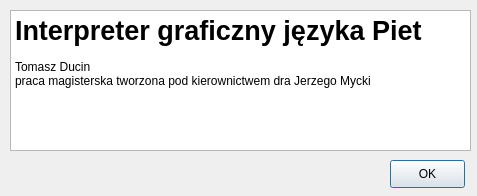
<ui version="4.0" >
 <class>AuthorDialog</class>
 <widget class="QDialog" name="AuthorDialog" >
  <property name="geometry" >
   <rect>
    <x>0</x>
    <y>0</y>
    <width>477</width>
    <height>196</height>
   </rect>
  </property>
  <property name="windowTitle" >
   <string>Dialog</string>
  </property>
  <widget class="QTextBrowser" name="textBrowser" >
   <property name="geometry" >
    <rect>
     <x>10</x>
     <y>10</y>
     <width>461</width>
     <height>141</height>
    </rect>
   </property>
   <property name="html" >
    <string>&lt;html>&lt;head>&lt;meta name="qrichtext" content="1" />&lt;style type="text/css">
p, li { white-space: pre-wrap; }
&lt;/style>&lt;/head>&lt;body style=" font-family:'Sans Serif'; font-size:9pt; font-weight:400; font-style:normal;">
&lt;p style=" margin-top:0px; margin-bottom:0px; margin-left:0px; margin-right:0px; -qt-block-indent:0; text-indent:0px;">&lt;span style=" font-size:20pt; font-weight:600;">Interpreter graficzny języka Piet&lt;/span>&lt;/p>
&lt;p style="-qt-paragraph-type:empty; margin-top:0px; margin-bottom:0px; margin-left:0px; margin-right:0px; -qt-block-indent:0; text-indent:0px;">&lt;/p>
&lt;p style=" margin-top:0px; margin-bottom:0px; margin-left:0px; margin-right:0px; -qt-block-indent:0; text-indent:0px;">Tomasz Ducin&lt;/p>
&lt;p style=" margin-top:0px; margin-bottom:0px; margin-left:0px; margin-right:0px; -qt-block-indent:0; text-indent:0px;">praca magisterska tworzona pod kierownictwem dra Jerzego Mycki&lt;/p>&lt;/body>&lt;/html></string>
   </property>
  </widget>
  <widget class="QPushButton" name="quitButton" >
   <property name="geometry" >
    <rect>
     <x>390</x>
     <y>160</y>
     <width>75</width>
     <height>28</height>
    </rect>
   </property>
   <property name="text" >
    <string>OK</string>
   </property>
  </widget>
 </widget>
 <resources/>
 <connections>
  <connection>
   <sender>quitButton</sender>
   <signal>clicked()</signal>
   <receiver>AuthorDialog</receiver>
   <slot>reject()</slot>
   <hints>
    <hint type="sourcelabel" >
     <x>427</x>
     <y>163</y>
    </hint>
    <hint type="destinationlabel" >
     <x>238</x>
     <y>92</y>
    </hint>
   </hints>
  </connection>
 </connections>
</ui>
